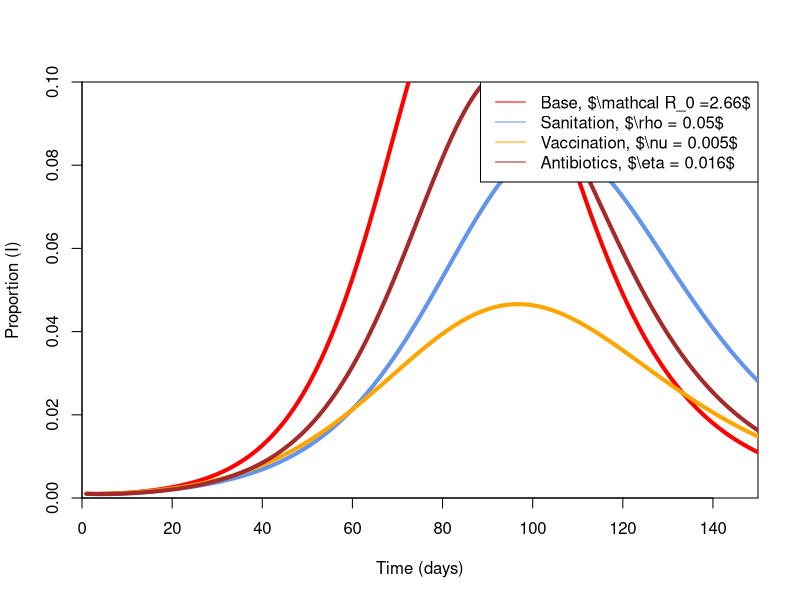

Source code (R):
##Single Patch SIRW analysis##
##############################
library(deSolve)
##Initial Conditions for Phase Portraits##
timemax <- 1200
Z0 <-  0 
W0 <-  0
int <- "low"
y0 <- 0.001
x0 <- 1-y0
xmax <-  150 #xlim of numerical simulations
ymax <- 1 #ylim of numerical simulations
overlaymax <- 0.1 #ymax on overlay graph
treatcol = c("red","cornflowerblue", "orange", "brown") #for overlay graph
##############
##Parameters##
##############
pars=c(mu = 1/21170, # avg lifespan 58 yrs == 21170
       beta_i = 0.1, #transmission r. S between I
       gamma = 1/8, #rate of recovery (days)
       sigma = 1/22, #rate of water removal
       beta_w = 0.3, #transmission r. I between W
       xi = 1/22, #shedding rate I into W (force it equal to sigma)
       alpha = 0, #death rate by cholera
       
       #parameters for intensity model
       beta_l = 0.016, #transmission r. S between I_l
       beta_h = 0.016, #transmission r. S between I_h
       delta = 1/3, #rate of increasing symptom severity
       xi_l = 1/14, #shedding rate I_l into W; maybe equal to sigma
       xi_h = 1/7,
       alpha_l = 0.01, #death rate by cholera with low intensity symptoms
       alpha_h = 0.05, #death rate by cholera with high int. symptoms
       
       #parameters for water treatment [day^-1]
       rho = 1/20, 
       #parameters for vaccination [day^-1]
       nu = 1/200,
       #parameters for antibiotics [day^-1]
       eta = 1/60
)
#################
##VECTOR FIELDS##
#################
#VECTOR FIELD SIRW BASE MODEL
  SIRW.vector.field <- function(t, vars, 
                                parms=pars) {
    with(as.list(c(parms, vars)), {
      dx <- mu - mu*x - beta_i*x*y - beta_w*x*w # dS/dt
      dy <- beta_i*x*y + beta_w*x*w - gamma*y - mu*y - alpha*y # dI/dt
      dz <- gamma*y - mu*z # dR/dt
      dw <- xi*y - sigma*w #dW/dt
        vec.fld <- c(dx=dx, dy=dy, dz=dz, dw = dw)
      return(list(vec.fld))
    })
  }

#VECTOR FIELD treatment 1 MODEL
  treat1.vector.field <- function(t, vars, 
                                  parms=pars) {
    with(as.list(c(parms, vars)), {
      dx <- mu - mu*x - beta_i*x*y - beta_w*x*w # dS/dt
      dy <- beta_i*y*x + beta_w*x*w - gamma*y - mu*y - alpha*y # dI/dt
      dz <- gamma*y - mu*z # dR/dt
      dw <- xi*y - sigma*w - rho*w #dW/dt
      vec.fld <- c(dx=dx, dy=dy, dz=dz, dw = dw)
      return(list(vec.fld))
    })
  }
#treatment 2 (vaccine) model
  treat2.vector.field <- function(t, vars, 
                                  parms=pars) {
    with(as.list(c(parms, vars)), {
      dx <- mu - mu*x - beta_i*x*y - beta_w*x*w - nu*x# dS/dt
      dy <- beta_i*y*x + beta_w*x*w - gamma*y - mu*y - alpha*y # dI/dt
      dz <- gamma*y - mu*z + nu*x # dR/dt
      dw <- xi*y - sigma*w#dW/dt
      vec.fld <- c(dx=dx, dy=dy, dz=dz, dw = dw)
      return(list(vec.fld))
    })
  }
#treatment 3 (antibiotic) model
  treat3.vector.field <- function(t, vars, 
                                  parms=pars) {
    with(as.list(c(parms, vars)), {
      dx <- mu - mu*x - beta_i*x*y - beta_w*x*w# dS/dt
      dy <- beta_i*y*x + beta_w*x*w - gamma*y - mu*y - alpha*y - eta*y # dI/dt
      dz <- gamma*y - mu*z + eta*y # dR/dt
      dw <- xi*y - sigma*w#dW/dt
      vec.fld <- c(dx=dx, dy=dy, dz=dz, dw = dw)
      return(list(vec.fld))
    })
  }
  
  #SEVERITY MODEL VECTOR FIELD
  severity.vector.field <- function(t, vars, 
                                    parms=pars) {
    with(as.list(c(parms, vars)), {
      dx <- mu*(x+l+h+z) - mu*x - beta_l*x*l - beta_h*x*h - beta_w*x*w # dS/dt
      dl <- x*(beta_l*l + beta_h*h) +beta_w*x*w- gamma*l - mu*l - alpha_l*l # dI_l/dt
      dh <- delta*l - h*(gamma + mu+ alpha_h) #dI_h/dt
      dz <- gamma*h - mu*z # dR/dt
      dw <- xi_l*l + xi_h*h - sigma*w #dW/dt
      vec.fld <- c(dx=dx, dl=dl, dh=dh,  dz=dz, dw = dw)
      return(list(vec.fld))
    })
  }

  #DUMPING
  dump.vector.field <- function(t, vars, 
                                parms=pars) {
    with(as.list(c(parms, vars)), {
      dx <- mu - mu*x - beta_i*x*y - beta_w*x*w # dS/dt
      dy <- beta_i*x*y + beta_w*x*w - gamma*y - mu*y - alpha*y # dI/dt
      dz <- gamma*y - mu*z # dR/dt
      dw <- xi*y - 1/500*sigma*w #dW/dt (increased "dumping", set decay rate really low)
      vec.fld <- c(dx=dx, dy=dy, dz=dz, dw = dw)
      return(list(vec.fld))
    })
  }
  
################
##PLOTTING FNs##
################
  plot.SIRW <- function(ic=c(x=1,y=0,z=0, w=0), tmax=1,
                          times=seq(0,tmax,by=tmax/500),
                          func, parms, ... ) {
    St <- ode(ic, times, func, parms) 
    lines(St[,"x"], St[,"y"], col="black", lwd=2, ... )
  }
  plot.SIIRW <- function(which="low", ic=c(x=1,l=0, h=0.1, z=0), tmax=1,
                         times=seq(0,tmax,by=tmax/500),
                         func, parms, ... ) {
    St <- ode(ic, times, func, parms)
    if (int=="low"){
      lines(St[,"x"], St[,"l"], col="black", lwd=1.5, ... )
    }
    else if (int=="high"){
      lines(St[,"x"], St[,"h"], col="black", lwd=1.5, ... )
    }
  }
  #base model  
  plot.base <- function(ic=c(x=x0,y=y0,z=0, w=W0), tmax=timemax,
                        times=seq(0,tmax,by=1),
                        func=SIRW.vector.field, parms=pars, ... ) { 
    plot(x=0, y=0, type = "n",xlim=c(0, xmax), ylim=c(0, ymax),
         xlab = "Time (days)", ylab="Proportion", main = "Base Model")
    St <- ode(ic, times, func, parms) 
    lines(times, St[,"x"], col="green",lty=1, lwd=2, ... )
    lines(times, St[,"y"], col="red",lty=1, lwd=2, ... )
    lines(times, St[,"z"], col="black",lty=1, lwd=2, ... )
    #lines(times, St[,"w"], col="blue",lty=1, lwd=2, ... )
    legend("topright", legend = c("S", "I","R"), lty=c(1,1,1,1), col=c("green", "red", "black"))
  }
  #severity bodel
  plot.severity <- function(ic=c(x=x0,l=y0,h=0,z=0, w=W0), tmax=timemax,
                            times=seq(0,tmax,by=tmax/500),
                            func=severity.vector.field, parms=pars, ... ) { 
    plot(x=0, y=0, type = "n",xlim=c(0, xmax), ylim=c(0, ymax),
         xlab = "Time (days)", ylab="Proportion", main = "Severity Model with Vital Dynamics")
    St <- ode(ic, times, func, parms) 
    lines(times, St[,"l"], col="red",lty=1, lwd=1.5, ... )
    lines(times, St[,"h"], col="red", lty=2, lwd=1.5, ... )
    #lines(times, St[,"w"], col="blue", lty=2, lwd=1.5, ... )
    legend("topright", legend = c( "I_L","I_H", "W"), lty=1, col=c("red", "orange",  "blue"))
  }
  #treat1 model
  plot.treat1 <- function(ic=c(x=x0,y=y0,z=0, w=W0), tmax=timemax,
                          times=seq(0,tmax,by=1),
                          func=treat1.vector.field, parms=pars, ... ) { 
    plot(x=0, y=0, type = "n",xlim=c(0, xmax), ylim=c(0, ymax),
         xlab = "Time (days)", ylab="Proportion", main = "Treatment 1: Water Sanitation")
    St <- ode(ic, times, func, parms) 
    lines(times, St[,"x"], col="green",lty=1, lwd=2, ... )
    lines(times, St[,"y"], col="red",lty=1, lwd=2, ... )
    lines(times, St[,"z"], col="black",lty=1, lwd=2, ... )
    #lines(times, St[,"w"], col="blue",lty=1, lwd=2, ... )
    legend("topright", legend = c("S", "I","R"), lty=c(1,1,1,1), col=c("green", "red", "black"))
  }
  #treat2 model
  plot.treat2 <- function(ic=c(x=x0,y=y0,z=0, w=W0), tmax=timemax,
                          times=seq(0,tmax,by=1),
                          func=treat2.vector.field, parms=pars, ... ) { 
    plot(x=0, y=0, type = "n",xlim=c(0, xmax), ylim=c(0, ymax),
         xlab = "Time (days)", ylab="Proportion", main = "Treatment 2: Vaccination")
    St <- ode(ic, times, func, parms) 
    lines(times, St[,"x"], col="green",lty=1, lwd=2, ... )
    lines(times, St[,"y"], col="red",lty=1, lwd=2, ... )
    lines(times, St[,"z"], col="black",lty=1, lwd=2, ... )
    #lines(times, St[,"w"], col="blue",lty=1, lwd=2, ... )
    legend("topright", legend = c("S", "I","R"), lty=c(1,1,1,1), col=c("green", "red", "black"))
  }
  #treat3 model
  plot.treat3 <- function(ic=c(x=x0,y=y0,z=0, w=W0), tmax=timemax,
                          times=seq(0,tmax,by=1),
                          func=treat3.vector.field, parms=pars, ... ) { 
    plot(x=0, y=0, type = "n",xlim=c(0, xmax), ylim=c(0, ymax),
         xlab = "Time (days)", ylab="Proportion", main = "Treatment 3: Antibiotics")
    St <- ode(ic, times, func, parms) 
    lines(times, St[,"x"], col="green",lty=1, lwd=2, ... )
    lines(times, St[,"y"], col="red",lty=1, lwd=2, ... )
    lines(times, St[,"z"], col="black",lty=1, lwd=2, ... )
    #lines(times, St[,"w"], col="blue",lty=1, lwd=2, ... )
    legend("topright", legend = c("S", "I","R"), lty=c(1,1,1,1), col=c("green", "red", "black"))
  }
  
  plot.dump <- function(ic=c(x=x0,y=y0,z=0, w=W0), tmax=timemax,
                        times=seq(0,tmax,by=1),
                        func=dump.vector.field, parms=pars, ... ) { 
    plot(x=0, y=0, type = "n",xlim=c(0, xmax), ylim=c(0, ymax),
         xlab = "Time (days)", ylab="Proportion", main = "Base Model: 19th Century")
    St <- ode(ic, times, func, parms) 
    lines(times, St[,"x"], col="green",lty=1, lwd=2, ... )
    lines(times, St[,"y"], col="red",lty=1, lwd=2, ... )
    lines(times, St[,"z"], col="black",lty=1, lwd=2, ... )
    #lines(times, St[,"w"], col="blue",lty=1, lwd=2, ... )
    legend("topright", legend = c("S", "I","R"), lty=c(1,1,1,1), col=c("green", "red", "black"))
  }
  
  #overlay of prevalence btwn treatments
 plot.overlay <- function(ic=c(x=x0,y=y0,z=0, w=W0), tmax=timemax,
                                  times=seq(0,tmax,by=1),
                                  func=func, parms=pars, ... ) { 
   Stb <- ode(ic, times, func=SIRW.vector.field, parms)
   St1 <- ode(ic, times, func=treat1.vector.field, parms)
   St2 <- ode(ic, times, func=treat2.vector.field, parms)
   St3 <- ode(ic, times, func=treat3.vector.field, parms)
   plot(x=0, y=0, type = "n",xlim=c(0, xmax), ylim=c(0, overlaymax), xaxs="i", yaxs="i",
        xlab = "Time (days)", ylab="Proportion (I)")
   lines( Stb[,"y"], col="red",lty=1, lwd=4, ... )
   lines( St1[,"y"], col="cornflowerblue",lty=1, lwd=4, ... )
   lines( St2[,"y"], col="orange",lty=1, lwd=4, ... )
   lines( St3[,"y"], col="brown",lty=1, lwd=4, ... )
   #lines(times, St[,"w"], col="blue",lty=3, lwd=1.5, ... )
   legend("topright", legend = c("Base, $\\mathcal R_0 =2.66$", "Sanitation, $\\rho = 0.05$","Vaccination, $\\nu = 0.005$", "Antibiotics, $\\eta = 0.016$"), lty=c(1,1,1,1),
          col = treatcol)
 }
 plot.basedump <- function(ic=c(x=x0,y=y0,z=0, w=W0), tmax=timemax,
                          times=seq(0,tmax,by=1),
                          func=func, parms=pars, ... ) {
   parms1 <- c(mu = 1/21170, # avg lifespan 58 yrs == 21170
               beta_i = 0.1, #transmission r. S between I
               gamma = 1/8, #rate of recovery (days)
               sigma = 1/22, #rate of water removal
               beta_w = 0.6, #transmission r. I between W
               xi = 1/22, #shedding rate I into W (force it equal to sigma)
               alpha = 0) #death rate by cholera
   Stb <- ode(ic, times, func=SIRW.vector.field, parms)
   St1 <- ode(ic, times, func=dump.vector.field, parms)
   St2 <- ode(ic, times, func=SIRW.vector.field, parms1)
   plot(x=0, y=0, type = "n",xlim=c(0, xmax), ylim=c(0, overlaymax), xaxs="i", yaxs="i", las=1,
        xlab = "Time (days)", ylab="Proportion (I)")
   lines( Stb[,"y"], col="red",lty=1, lwd=4, ... )
   lines( St1[,"y"], col="purple",lty=1, lwd=4, ... )
   lines( St2[,"y"], col="black",lty=1, lwd=4, ... )
   legend("topright", legend = c("Base $\\alpha = 0$", "Base $\\alpha = 0.1$","Dumping $\\alpha = 0.1$"), lty=c(1,1), col = c("black","red","purple"))
 }
###################
##PHASE PORTRAITS##
###################
  phase.portrait <- function(S0=seq(0.5,0.9,by=0.1),
                             I0=rep(0.001, times=5),
                             Z0=0, W0=0){
    plot(x=0, y=0, type = "n", xlim = c(0,1), ylim = c(0,0.15), xaxs="i", yaxs="i",las=1, #empty subplot
         xlab = "S", ylab= " ", bty="l", main="Base Model")
    mtext("I", side=2, line=3.2, las=1)
    lines(x=c(1,0),y=c(0,1),col="grey",lty="dotted", lwd=3) #S + I = 1
    for (j in 1:length(S0)) {
      plot.SIRW(ic=c(x=S0[j],y=I0[j],z=Z0, w = W0), tmax=timemax,
                func=SIRW.vector.field,
                parms = pars 
      )
    }
    points(x=S0, y=I0,col="black", pch=21, bg="white", xpd=TRUE, cex=1.2, lwd=2)
  }
  phase.portrait.treat1 <- function(S0=seq(0.5,0.9,by=0.1),
                                    I0=rep(0.001, times=5),
                                    Z0=0, W0=0){
    plot(x=0, y=0, type = "n", xlim = c(0,1), ylim = c(0,.25), xaxs="i", yaxs="i",las=1, #empty subplot
         xlab = "S", ylab=" ", las=1, bty="l", main="Treatment 1: Water Sanitation")
    mtext("I", side=2, line=3.2, las=1)
    lines(x=c(1,0),y=c(0,1),col="grey",lty="dotted", lwd=3) #S + I = 1
    for (j in 1:length(S0)) {
      plot.SIRW(ic=c(x=S0[j],y=I0[j],z=Z0, w = W0), tmax=timemax,
                func=treat1.vector.field,
                parms = pars 
      )
    }
    points(x=S0, y=I0,col="black", pch=21, bg="white", xpd=TRUE, cex=1.2, lwd=2)
  }
  phase.portrait.treat2 <- function(S0=seq(0.5,0.9,by=0.1),
                                    I0=rep(0.001, times=5),
                                    Z0=0, W0=0){
    plot(x=0, y=0, type = "n", xlim = c(0,1), ylim = c(0,.25), xaxs="i", yaxs="i",las=1, #empty subplot
         xlab = "S", ylab=" ",  bty="l", main="Treatment 2: Vaccination")
    mtext("I",  ylab=" ", side=2, line=3.2, las=1)
    lines(x=c(1,0),y=c(0,1),col="grey",lty="dotted", lwd=3) #S + I = 1
    for (j in 1:length(S0)) {
      plot.SIRW(ic=c(x=S0[j],y=I0[j],z=Z0, w = W0), tmax=timemax,
                func=treat2.vector.field,
                parms = pars 
      )
    }
    points(x=S0, y=I0,col="black", pch=21, bg="white", xpd=TRUE, cex=1.2, lwd=2)
  }
  phase.portrait.treat3 <- function(S0=seq(0.5,0.9,by=0.1),
                                    I0=rep(0.001, times=5),
                                    Z0=0, W0=0){
    plot(x=0, y=0, type = "n", xlim = c(0,1), ylim = c(0,.25), xaxs="i", yaxs="i",las=1, #empty subplot
         xlab = "S", ylab=" ", bty="l", main="Treatment 3: Antibiotics")
    mtext("I", side=2, line=3.2, las=1)
    lines(x=c(1,0),y=c(0,1),col="grey",lty="dotted", lwd=3) #S + I = 1
    for (j in 1:length(S0)) {
      plot.SIRW(ic=c(x=S0[j],y=I0[j],z=Z0, w = W0), tmax=timemax,
                func=treat3.vector.field,
                parms = pars 
      )
    }
    points(x=S0, y=I0,col="black", pch=21, bg="white", xpd=TRUE, cex=1.2, lwd=2)
  }
  phase.portrait.sev <-function(which="low", S0=seq(0,0.9,by=0.1)[-1],
                                I0=seq(0.9,0, by=-0.1)[-10],
                                Z0=0, W0=0){
    if (which == "low"){
      plot(x=0, y=0, type = "n", xlim = c(0,1), ylim = c(0,1), #empty subplot
           xlab = "S", ylab= "I_l", las=1, bty="l", main="Severity (Low)")
      lines(x=c(1,0),y=c(0,1),col="grey",lty="dotted", lwd=3) #S + I = 1
      for (j in 1:length(S0)) {
        plot.SIIRW(int=which, ic=c(x=S0[j],l=I0[j], h=0, z=Z0, w = W0), tmax=timemax,
                   func=severity.vector.field,
                   parms = pars)      
      }
    }
    else if (which == "high") {
      plot(x=0, y=0, type = "n", xlim = c(0,1), ylim = c(0,1), #empty subplot
           xlab = "S", ylab= "I_h", las=1, bty="l", main="Severity (High)")
      lines(x=c(1,0),y=c(0,1),col="grey",lty="dotted", lwd=3) #S + I = 1
      for (j in 1:length(S0)) {
        phase.SIIRW(int=which, ic=c(x=S0[j],l=0, h=I0[j],z=Z0, w = W0), tmax=timemax,
                    func=severity.vector.field,
                    parms = pars)      
      }
    }
  }
########
##test##
########
# plot.base()
# plot.dump()
# plot.basedump()
# plot.treat1()
# plot.treat2()
# plot.treat3()
plot.overlay()
# 
# phase.portrait()
# phase.portrait.treat1()
# phase.portrait.treat2()
# phase.portrait.treat3()

############
#Final Size#
############
# fun1 <- function(R_0, Z1){1-exp(-R_0*Z1)}
# Z1 <- seq(1, 8, by=1/20)
# R_0 <- c(1, 1.5, 2)
# R.0lab <-  c(1, 1.5, 2, "exact")
# res1 <- mapply(fun1, list(Z1), R_0)
# tcols <- c("cornflowerblue", "orange", "brown", "black")
# 
# fun <- function(Z){(-1/Z)*log(1-Z)}
# Z <- seq(0, 1, by=1/5000)
# res <- mapply(fun, list(Z))
# matplot(res, Z, type="l", lty=1, lwd=4, xlab="$\\mathcal R_0$", ylab="Final Size", xlim = c(0,8), las=1)
# matlines(Z1, res1, col=tcols, type="l", lty=3, lwd=2, xlab="$\\mathcal R_0$", ylab="Final Size")
# grid(col = "lightgray", lty = "dotted",lwd = par("lwd"), equilogs = TRUE)
# legend("bottomright", legend=R.0lab, title="value of $\\mathcal R_0$", lwd=2, col=tcols)
#####
#fix#
#####

##Initial Conditions Endemic Equilibrium Phase Portraits##
# params that give rise to EE
# timemax <- 500
# Z0 <-  0 
# W0 <-  0
# int <- "low"
# y0 <- 0.01
# x0 <- 1-y0
# 
#################
##Parameters EE##
#################
# pars=c(mu = 0.017, # avg lifespan 58 yrs
#        beta_i = 0.1, #transmission r. S between I
#        gamma = 1/14, #rate of recovery (days)
#        sigma = 1/25, #rate of water removal
#        beta_w = 0.1, #transmission r. I between W
#        xi = 1/25, #shedding rate I into W (force it eaual to sigma?)
#        #kappa = 0.15, #bacteria concentration that gives 50% of infection
#        alpha = 0, #death rate by cholera
#        
#        #parameters for intensity model
#        beta_l = 0.016, #transmission r. S between I_l
#        beta_h = 0.016, #transmission r. S between I_h
#        beta_w = 0.5, #transmission r. I between W
#        delta = 1/3, #rate of increasing symptom severity
#        xi_l = 1/14, #shedding rate I_l into W; maybe equal to sigma
#        xi_h = 1/7,
#        alpha_l = 0.01, #death rate by cholera with low intensity symptoms
#        alpha_h = 0.05, #death rate by cholera with high int. symptoms
#        
#        #parameters for water treatment
#        rho = 1/70,
#        #parameters for vaccination
#        nu = 1/700,
#        #parameters for antibiotics
#        eta = 1/70
# )
#######
##R-0##
#######
##Reproductive Ratio for base model (fix for each treatment)
R_0 <- function(which,parms=pars
) {
  with(as.list(parms), {
    if (which == "base"){
      return((beta_i+beta_w)/(mu + gamma + alpha))
    }
    else if (which == "treat1"){
      return((beta_i + beta_w)/(mu + gamma + alpha))
    }
    else if (which == "treat2"){
      return((beta_i + beta_w)/(mu + gamma + alpha))
    }
    else if (which == "treat3"){
      return((beta_i + beta_w)/(mu + gamma + alpha))
    }
 })
}
R_0(which="base")
